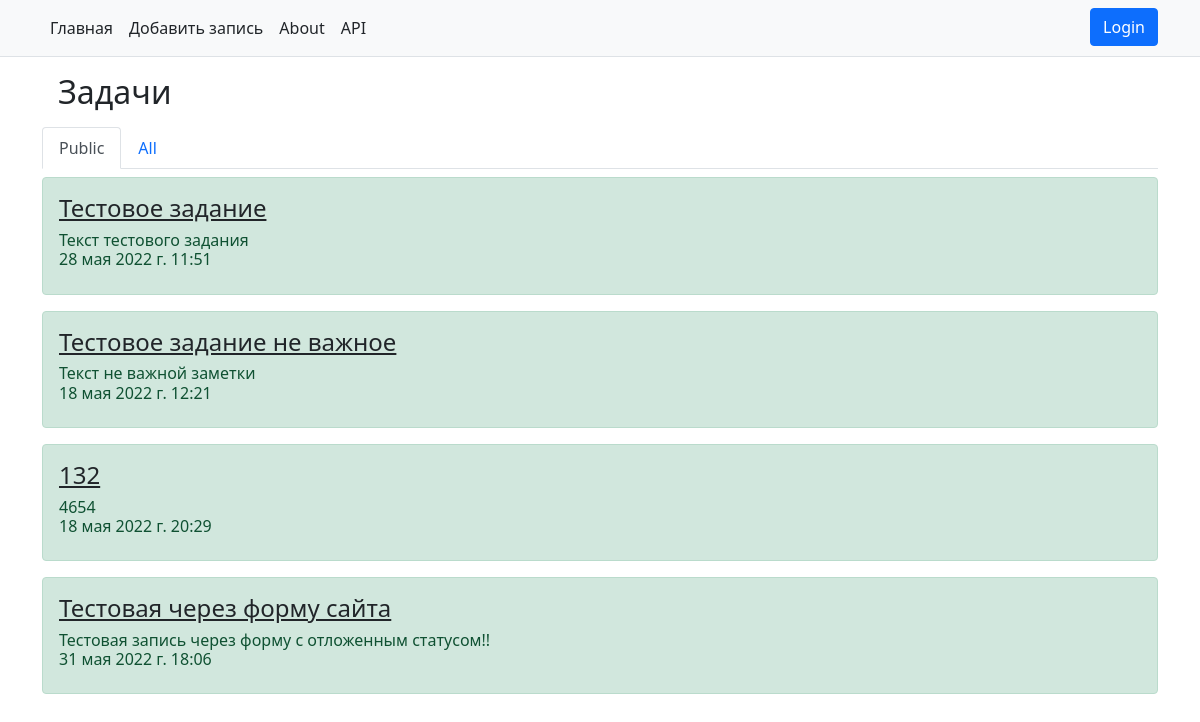
The page / on the database its author committed.
### todo_manager/models.py (models this page shows, shortened)
class ToDoModel(models.Model):
    class StatusNote(models.IntegerChoices):  # Выбор статуса задачи
        ACTIVE = 1, _('Активно')
        POSTPONED = 2, _('Отложено')
        DONE = 3, _('Выполнено')
    author = models.ForeignKey(User, on_delete=models.CASCADE)
    title = models.CharField("Заголовок", max_length=150)
    message = models.TextField("Текст заметки", max_length=5000)
    status = models.IntegerField(verbose_name="Статус", default=StatusNote.ACTIVE, choices=StatusNote.choices)
    important = models.BooleanField("Важно", default=False)
    public = models.BooleanField("Публично", default=False)
    time_field = models.DateTimeField(verbose_name="Дата", default=get_date)
    class Meta:
        verbose_name = _("Задача")
        verbose_name_plural = _("Задачи")

### todo_manager/views.py (the view)
# urls.py: path('', views.IndexView.as_view(), name='index'),
class IndexView(View):
    def get(self, request):
        data_public = ToDoModel.objects.get_queryset().filter(public=True)
        data_all = ToDoModel.objects.get_queryset()
        content = {'data_public': data_public,
                   'data_all': data_all,
                   'user': request.user}
        return render(request, 'todo_manager/index.html', content)

### todo_manager/templates/todo_manager/index.html (shortened to what this page needs)
{% extends "todo_manager/base.html" %}
{% block content %}
    <h2 class="m-3">Задачи </h2>
    {% if data_all %}
        <ul class="nav nav-tabs" id="myTab" role="tablist">
            <li class="nav-item" role="presentation">
                <button class="nav-link active" id="home-tab" data-bs-toggle="tab" data-bs-target="#home" type="button"
                        role="tab" aria-controls="home" aria-selected="true">Public
                </button>
            </li>
            <li class="nav-item" role="presentation">
                <button class="nav-link" id="profile-tab" data-bs-toggle="tab" data-bs-target="#profile" type="button"
                        role="tab" aria-controls="profile" aria-selected="false">All
                </button>
            </li>
        </ul>
        <div class="tab-content" id="myTabContent">
            <div class="tab-pane fade show active" id="home" role="tabpanel" aria-labelledby="home-tab">
                {% for obj in data_public %}
                    <div class="alert alert-success mt-2">
                        <h4><a href="{% url 'details' pk=obj.id %}" class="link-dark">{{ obj.title }}</a></h4>
                        <p class="h6">{{ obj.message }}<br>
                            {{ obj.time_field }}</p>
                    </div>
                {% endfor %}
            </div>
        </div>
    {% else %}
        <p>Нет записей</p>
    {% endif %}
{% endblock %}

### rows shown on the page
ToDoModel: title "Тестовое задание", message "Текст тестового задания", time_field "28 мая 2022 г. 11:51"
ToDoModel: title "Тестовое задание не важное", message "Текст не важной заметки", time_field "18 мая 2022 г. 12:21"
ToDoModel: title "132", message "4654", time_field "18 мая 2022 г. 20:29"
ToDoModel: title "Тестовая через форму сайта", message "Тестовая запись через форму с отложенным статусом!!", time_field "31 мая 2022 г. 18:06"
